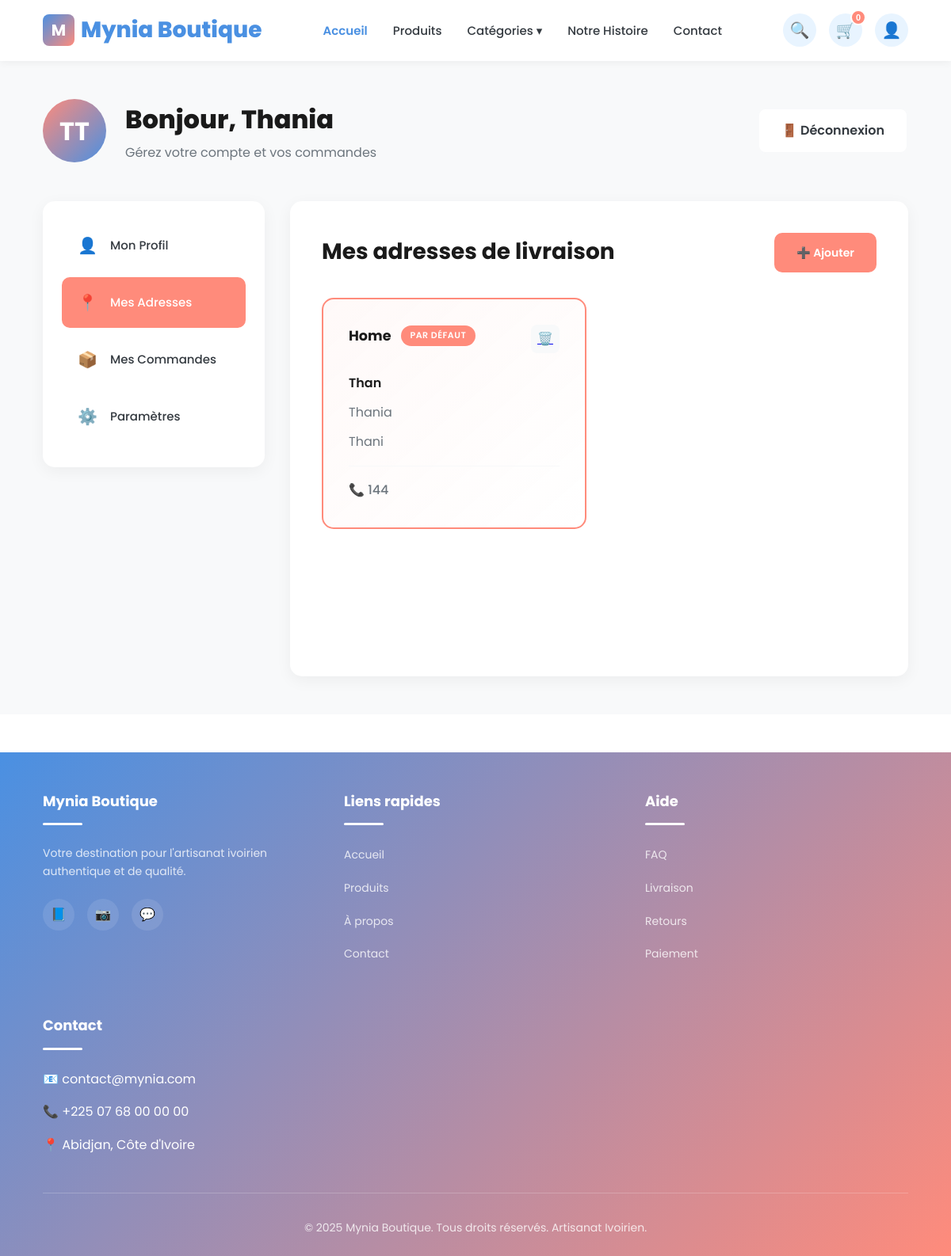
The app's page /profile/addresses/ (signed in) with its own data.
### mon_marché/models.py (models this page shows, shortened)
class ShippingAddress(models.Model):
    user = models.ForeignKey(User, on_delete=models.CASCADE, related_name='shipping_addresses')
    nom_complet = models.CharField(max_length=200, verbose_name="Nom complet")
    phone = models.CharField(max_length=20, verbose_name="Téléphone")
    address = models.CharField(max_length=200, verbose_name="Adresse")
    ville = models.CharField(max_length=100, verbose_name="Ville")
    pays = models.CharField(max_length=100, default="Côte d'Ivoire")
    zipcode = models.CharField(max_length=10, blank=True, verbose_name="Code postal")
    TYPE_CHOICES = [
        ('domicile', 'Domicile'),
        ('bureau', 'Bureau'),
        ('autre', 'Autre'),
    ]
    address_type = models.CharField(max_length=20, choices=TYPE_CHOICES, default='domicile')
    is_default = models.BooleanField(default=False, verbose_name="Adresse par défaut")
    date_ajout = models.DateTimeField(auto_now_add=True)
    class Meta:
        ordering = ['-is_default', '-date_ajout']
        verbose_name = "Adresse de livraison"
        verbose_name_plural = "Adresses de livraison"

### mon_marché/views.py (the view)
# urls.py: path('profile/addresses/', views.adresse, name='adresse'),
@login_required
def adresse(request):
    addresses = ShippingAddress.objects.filter(user=request.user).order_by('-is_default', '-id')
    context = {
        'addresses': addresses
    }
    return render(request, 'adresse.html', context)

### mon_marché/templates/adresse.html (shortened to what this page needs)
{% extends "base.html" %}
{% load static %}
{% block content %}
<section class="profile-section">
    <div class="container">
        <div class="profile-header">
            <div class="profile-welcome">
                <div class="profile-avatar">
                    {{ user.first_name|first|upper }}{{ user.last_name|first|upper }}
                </div>
                <div class="profile-greeting">
                    <h1>Bonjour, {{ user.first_name|default:"Utilisateur" }}</h1>
                    <p>Gérez votre compte et vos commandes</p>
                </div>
            </div>
            <a href="{% url 'logout' %}" class="logout-btn">
                🚪 Déconnexion
            </a>
        </div>
        <div class="profile-container">
            <aside class="profile-sidebar">
                <ul class="sidebar-nav">
                    <li class="sidebar-item">
                        <a href="{% url 'profile' %}" class="sidebar-link">
                            <span class="sidebar-icon">👤</span>
                            Mon Profil
                        </a>
                    </li>
                    <li class="sidebar-item">
                        <a href="#" class="sidebar-link active">
                            <span class="sidebar-icon">📍</span>
                            Mes Adresses
                        </a>
                    </li>
                    <li class="sidebar-item">
                        <a href="{% url 'order' %}" class="sidebar-link">
                            <span class="sidebar-icon">📦</span>
                            Mes Commandes
                        </a>
                    </li>
                    <li class="sidebar-item">
                        <a href="{% url 'setting' %}" class="sidebar-link">
                            <span class="sidebar-icon">⚙️</span>
                            Paramètres
                        </a>
                    </li>
                </ul>
            </aside>
            <main class="profile-content">
                <div class="content-header">
                    <h2 class="content-title">Mes adresses de livraison</h2>
                    <a href="{% url 'add_address' %}" class="add-btn">
                    ➕ Ajouter
                    </a>
                </div>
                {% if addresses %}
<div class="addresses-grid">
    {% for address in addresses %}
    <div class="address-card {% if address.is_default %}default{% endif %}">
        <div class="address-header">
            <div class="address-type">
                <h3>{{ address.address_type|title }}</h3>
                {% if address.is_default %}
                    <span class="default-badge">Par défaut</span>
                {% endif %}
            </div>
            <div class="address-actions">
                <a href="{% url 'delete_address' address.id %}"
                   class="action-icon-btn delete"
                   onclick="return confirm('Supprimer cette adresse ?')"
                   title="Supprimer">
                    🗑️
                </a>
            </div>
        </div>
        <div class="address-details">
            <p class="address-name">{{ address.nom_complet }}</p>
            <p>{{ address.address }}</p>
            <p>{{ address.ville }}</p>
            <div class="address-phone">
                📞 {{ address.phone }}
            </div>
        </div>
    </div>
    {% endfor %}
</div>
{% else %}
<div class="empty-addresses">
    <div class="empty-icon">📍</div>
    <h3>Aucune adresse enregistrée</h3>
    <p>Ajoutez une adresse de livraison pour faciliter vos commandes</p>
</div>
{% endif %}
            </main>
        </div>
    </div>
</section>
{% endblock %}

### mon_marché/templates/base.html (style rules this page uses)
:root { --primary-blue: #4A90E2; --light-blue: #E8F4FF; --salmon: #FF8B7B; --dark-salmon: #FF6B5A; --white: #FFFFFF; --light-gray: #F8F9FA; --gray: #6C757D; --dark-gray: #343A40; --black: #1A1A1A; --font-main: 'Poppins', sans-serif; --spacing-xs: 0.5rem; --spacing-sm: 1rem; --spacing-md: 1.5rem; --spacing-lg: 2rem; --spacing-xl: 3rem; --transition: all 0.3s ease; }
* { margin: 0; padding: 0; box-sizing: border-box; }
body { font-family: var(--font-main); background-color: var(--white); color: var(--black); overflow-x: hidden; line-height: 1.6; }
.container { max-width: 1920px; width: 95%; margin: 0 auto; padding: 0 var(--spacing-md); }
main { min-height: calc(100vh - 200px); }

### mon_marché/templates/adresse.html (style rules this page uses)
.profile-section { padding: 3rem 0; background: var(--light-gray); min-height: calc(100vh - 200px); }
.profile-header { display: flex; align-items: center; justify-content: space-between; margin-bottom: 3rem; }
.profile-welcome { display: flex; align-items: center; gap: 1.5rem; }
.profile-avatar { width: 80px; height: 80px; background: linear-gradient(135deg, var(--salmon), var(--primary-blue)); border-radius: 50%; display: flex; align-items: center; justify-content: center; font-size: 2rem; font-weight: 700; color: var(--white); text-transform: uppercase; }
.profile-greeting h1 { font-size: 2rem; font-weight: 800; color: var(--black); margin-bottom: 0.25rem; }
.profile-greeting p { color: var(--gray); font-size: 1rem; }
.logout-btn { display: flex; align-items: center; gap: 0.5rem; padding: 0.875rem 1.75rem; background: var(--white); color: var(--dark-gray); border: 2px solid var(--light-gray); border-radius: 10px; text-decoration: none; font-weight: 600; transition: all 0.3s ease; }
.profile-container { display: grid; grid-template-columns: 280px 1fr; gap: 2rem; align-items: start; }
.profile-sidebar { background: var(--white); border-radius: 15px; padding: 1.5rem; box-shadow: 0 5px 20px rgba(0, 0, 0, 0.05); position: sticky; top: 100px; }
.sidebar-nav { list-style: none; }
.sidebar-item { margin-bottom: 0.5rem; }
.sidebar-link { display: flex; align-items: center; gap: 1rem; padding: 1rem 1.25rem; color: var(--dark-gray); text-decoration: none; border-radius: 10px; font-weight: 500; transition: all 0.3s ease; font-size: 15px; }
.sidebar-link.active { background: var(--salmon); color: var(--white); }
.sidebar-icon { font-size: 20px; }
.profile-content { background: var(--white); border-radius: 15px; padding: 2.5rem; box-shadow: 0 5px 20px rgba(0, 0, 0, 0.05); }
.content-header { display: flex; justify-content: space-between; align-items: center; margin-bottom: 2rem; }
.content-title { font-size: 1.75rem; font-weight: 700; color: var(--black); }
.add-btn { display: flex; align-items: center; gap: 0.5rem; padding: 0.875rem 1.75rem; background: var(--salmon); color: var(--white); border: none; border-radius: 10px; font-weight: 600; cursor: pointer; transition: all 0.3s ease; text-decoration: none; font-size: 14px; }
.addresses-grid { display: grid; grid-template-columns: repeat(2, 1fr); gap: 2rem; }
.address-card { background: var(--white); border: 2px solid var(--light-gray); border-radius: 15px; padding: 2rem; position: relative; transition: all 0.3s ease; }
.address-card.default { border-color: var(--salmon); background: linear-gradient(to bottom right, rgba(255, 139, 123, 0.05), transparent); }
.address-header { display: flex; justify-content: space-between; align-items: flex-start; margin-bottom: 1.5rem; }
.address-type { display: flex; align-items: center; gap: 0.75rem; }
.address-type h3 { font-size: 1.1rem; font-weight: 700; color: var(--black); }
.default-badge { padding: 0.25rem 0.75rem; background: var(--salmon); color: var(--white); border-radius: 20px; font-size: 11px; font-weight: 600; text-transform: uppercase; letter-spacing: 0.5px; }
.address-actions { display: flex; gap: 0.5rem; }
.action-icon-btn { width: 36px; height: 36px; background: var(--light-gray); border: none; border-radius: 8px; display: flex; align-items: center; justify-content: center; cursor: pointer; transition: all 0.3s ease; font-size: 16px; }
.address-details { color: var(--gray); line-height: 1.8; }
.address-details p { margin-bottom: 0.5rem; }
.address-name { font-weight: 600; color: var(--black); margin-bottom: 0.75rem; }
.address-phone { display: flex; align-items: center; gap: 0.5rem; margin-top: 1rem; padding-top: 1rem; border-top: 1px solid var(--light-gray); font-weight: 500; }

### records on screen
ShippingAddress: address_type "Home", is_default "PAR DÉFAUT", nom_complet "Than", address "Thania", ville "Thani", phone "144"

### other values on screen
{{ user.first_name|first|upper }} "T"
{{ user.last_name|first|upper }} "T"
{{ user.first_name|default:"Utilisateur" }} "Thania"
